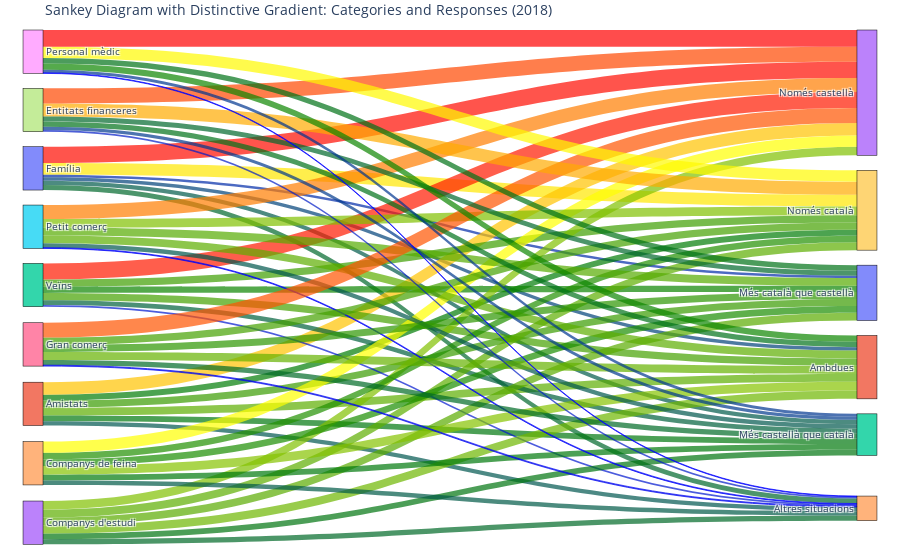

Write notebook code for a chart like this one.
### Code cell
import plotly.graph_objects as go
import matplotlib.colors as mcolors
import matplotlib.cm as cm
import numpy as np

# Define nodes: categories + answers
categories = ["Família", "Amistats", "Veïns", "Companys d'estudi", "Companys de feina",
              "Petit comerç", "Gran comerç", "Entitats financeres", "Personal mèdic"]
answers = ["Només català", "Més català que castellà", "Ambdues", 
           "Més castellà que català", "Només castellà", "Altres situacions"]

# Combine all nodes into one list
nodes = categories + answers

# Map nodes to indices
node_indices = {node: idx for idx, node in enumerate(nodes)}

data = []
for i in categories:
    ambit = []
    for k in (df2018.loc[i]):
        ambit.append(k)
    data.append(ambit)
data

# Create links
source = []
target = []
value = []

for i, category in enumerate(categories):
    for j, answer in enumerate(answers):
        source.append(node_indices[category])
        target.append(node_indices[answer])
        value.append(data[i][j])

# Generate a more distinctive color gradient
# Create a custom colormap (Yellow → Red → Blue → Purple)
colors_list = ["blue","green","yellow", "red",]
custom_cmap = mcolors.LinearSegmentedColormap.from_list("custom_cmap", colors_list)

# Normalize the values for the colormap
norm = mcolors.Normalize(vmin=min(value), vmax=max(value))

# Map the values to the gradient and convert to rgba
colors = [
    f"rgba({int(r*255)}, {int(g*255)}, {int(b*255)}, 0.7)"
    for r, g, b, _ in custom_cmap(norm(value))
]

# Create the Sankey diagram
fig = go.Figure(go.Sankey(
    arrangement="snap",
    node=dict(
        pad=15,
        thickness=20,
        line=dict(color="black", width=0.5),
        label=nodes
    ),
    link=dict(
        source=source,
        target=target,
        value=value,
        color=colors  # Apply the custom gradient colors
    )
))

fig.update_layout(
    title_text="Sankey Diagram with Distinctive Gradient: Categories and Responses (2018)",
    font_size=10,
    margin=dict(l=20, r=20, t=30, b=20),
)

fig.show()

### Figure 1 — Plotly figure (JSON) as saved in the notebook; plotly's stock layout.template omitted (floating-point values rounded to 4 significant figures)
{"data": [{"arrangement": "snap", "link": {"color": ["rgba(255, 231, 0, 0.7)", "rgba(0, 43, 168, 0.7)", "rgba(0, 66, 122, 0.7)", "rgba(0, 90, 74, 0.7)", "rgba(255, 12, 0, 0.7)", "rgba(0, 105, 45, 0.7)", "rgba(0, 124, 6, 0.7)", "rgba(57, 156, 0, 0.7)", "rgba(93, 174, 0, 0.7)", "rgba(0, 120, 15, 0.7)", "rgba(255, 195, 0, 0.7)", "rgba(0, 87, 81, 0.7)", "rgba(62, 159, 0, 0.7)", "rgba(12, 133, 0, 0.7)", "rgba(69, 162, 0, 0.7)", "rgba(0, 97, 60, 0.7)", "rgba(255, 26, 0, 0.7)", "rgba(0, 24, 207, 0.7)", "rgba(93, 174, 0, 0.7)", "rgba(90, 172, 0, 0.7)", "rgba(110, 183, 0, 0.7)", "rgba(0, 118, 17, 0.7)", "rgba(129, 192, 0, 0.7)", "rgba(0, 106, 41, 0.7)", "rgba(33, 144, 0, 0.7)", "rgba(27, 141, 0, 0.7)", "rgba(135, 195, 0, 0.7)", "rgba(0, 121, 12, 0.7)", "rgba(255, 255, 0, 0.7)", "rgba(0, 91, 72, 0.7)", "rgba(129, 192, 0, 0.7)", "rgba(86, 171, 0, 0.7)", "rgba(93, 174, 0, 0.7)", "rgba(0, 88, 78, 0.7)", "rgba(255, 126, 0, 0.7)", "rgba(0, 3, 249, 0.7)", "rgba(69, 162, 0, 0.7)", "rgba(45, 150, 0, 0.7)", "rgba(102, 178, 0, 0.7)", "rgba(0, 108, 39, 0.7)", "rgba(255, 84, 0, 0.7)", "rgba(0, 7, 240, 0.7)", "rgba(255, 171, 0, 0.7)", "rgba(0, 105, 45, 0.7)", "rgba(0, 114, 26, 0.7)", "rgba(0, 57, 141, 0.7)", "rgba(255, 72, 0, 0.7)", "rgba(0, 28, 198, 0.7)", "rgba(255, 249, 0, 0.7)", "rgba(0, 115, 24, 0.7)", "rgba(14, 135, 0, 0.7)", "rgba(0, 55, 144, 0.7)", "rgba(255, 0, 0, 0.7)", "rgba(0, 0, 255, 0.7)"], "source": [0, 0, 0, 0, 0, 0, 1, 1, 1, 1, 1, 1, 2, 2, 2, 2, 2, 2, 3, 3, 3, 3, 3, 3, 4, 4, 4, 4, 4, 4, 5, 5, 5, 5, 5, 5, 6, 6, 6, 6, 6, 6, 7, 7, 7, 7, 7, 7, 8, 8, 8, 8, 8, 8], "target": [9, 10, 11, 12, 13, 14, 9, 10, 11, 12, 13, 14, 9, 10, 11, 12, 13, 14, 9, 10, 11, 12, 13, 14, 9, 10, 11, 12, 13, 14, 9, 10, 11, 12, 13, 14, 9, 10, 11, 12, 13, 14, 9, 10, 11, 12, 13, 14, 9, 10, 11, 12, 13, 14], "value": [27.2, 5.6, 7.8, 10.1, 37.7, 11.6, 13.4, 16.5, 18.3, 13.1, 28.9, 9.8, 16.8, 14.3, 17.1, 10.9, 37, 3.8, 18.2, 18.1, 19.1, 12.9, 19.9, 11.7, 15.3, 15.1, 20.2, 13.2, 26, 10.3, 19.9, 18, 18.2, 10, 32.2, 1.8, 17.1, 15.9, 18.7, 11.9, 34.3, 2.2, 30.1, 11.6, 12.4, 7, 34.8, 4.2, 26.4, 12.6, 14.5, 6.8, 38.4, 1.4]}, "node": {"label": ["Família", "Amistats", "Veïns", "Companys d'estudi", "Companys de feina", "Petit comerç", "Gran comerç", "Entitats financeres", "Personal mèdic", "Només català", "Més català que castellà", "Ambdues", "Més castellà que català", "Només castellà", "Altres situacions"], "line": {"color": "black", "width": 0.5}, "pad": 15, "thickness": 20, "x": [0.01515, 0.01515, 0.01515, 0.01515, 0.01515, 0.01515, 0.01515, 0.01515, 0.01515, 0.9848, 0.9848, 0.9848, 0.9848, 0.9848, 0.9848], "y": [0.2671, 0.733, 0.5001, 0.966, 0.8495, 0.3836, 0.6165, 0.1506, 0.03407, 0.3453, 0.4999, 0.6415, 0.79, 0.09844, 0.938]}, "type": "sankey"}], "layout": {"autosize": true, "dragmode": "select", "font": {"size": 10}, "margin": {"b": 20, "l": 20, "r": 20, "t": 30}, "title": {"text": "Sankey Diagram with Distinctive Gradient: Categories and Responses (2018)"}}}
